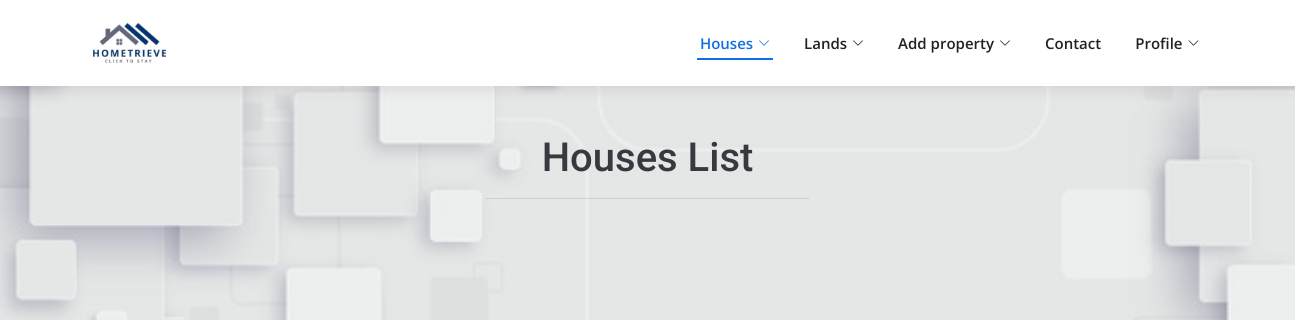
Before: /view_houses_buy.php (signed in) with the older database file.
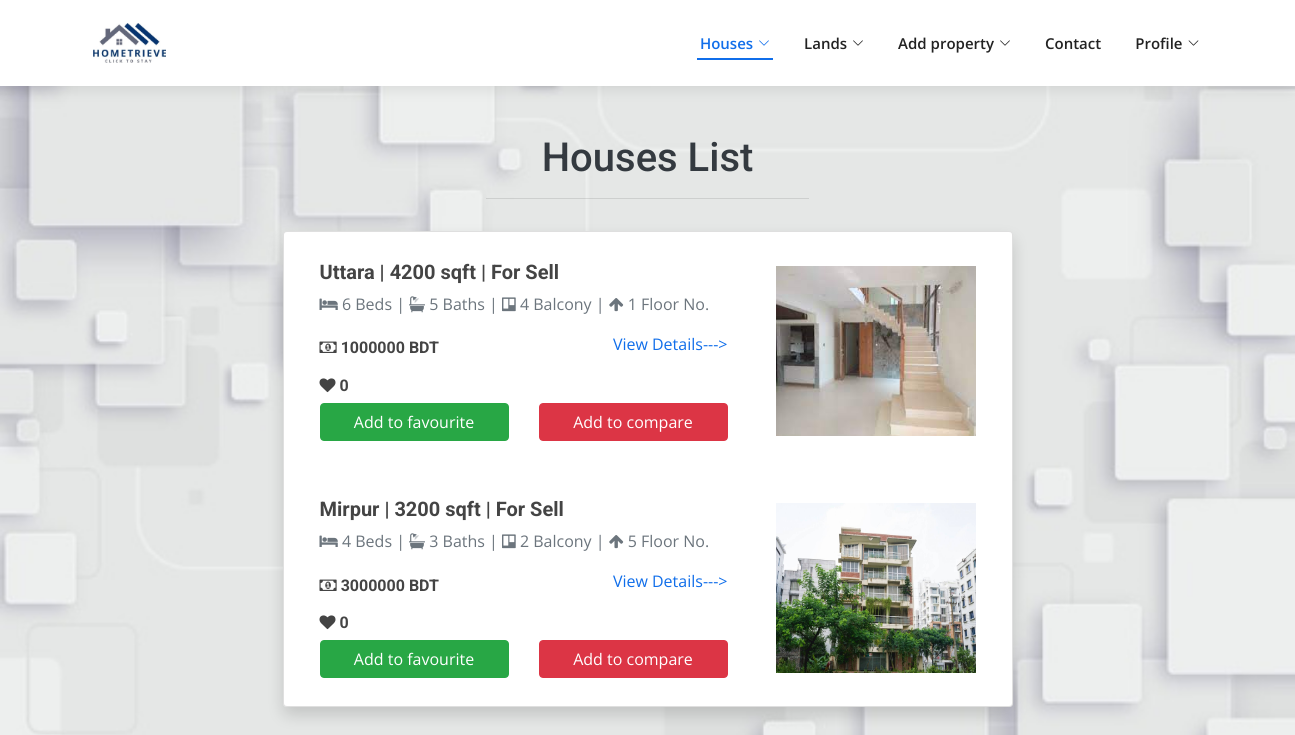
After: the same page with the newer database file.
### tables this page shows
CREATE TABLE `houses` (
  `id` int(6) NOT NULL,
  `user_id` int(6) NOT NULL,
  `owner_name` varchar(255) NOT NULL,
  `owner_email` varchar(255) NOT NULL,
  `owner_contact` varchar(255) NOT NULL,
  `purpose` varchar(255) NOT NULL,
  `type` varchar(255) NOT NULL,
  `location` varchar(255) NOT NULL,
  `address` varchar(255) NOT NULL,
  `area_size` varchar(255) NOT NULL,
  `price` varchar(255) NOT NULL,
  `floor_no` varchar(255) NOT NULL,
  `beds` int(5) NOT NULL,
  `baths` int(5) NOT NULL,
  `balcony` int(5) NOT NULL,
  `description` text NOT NULL,
  `tier` varchar(255) NOT NULL
);

CREATE TABLE `house_image` (
  `house_id` int(6) NOT NULL,
  `image` varchar(255) NOT NULL
);

### view_houses_buy.php (the view, shortened to what the changed rows need)
<?php
include 'connection.php';
$userid  = $_SESSION['userid'];
$sql = "SELECT * FROM houses WHERE purpose='For Sell'";
$result = mysqli_query($conn, $sql);
?>
<!DOCTYPE html>
<html lang="en" dir="ltr">
<head>
  <link rel="stylesheet" href="https://maxcdn.bootstrapcdn.com/bootstrap/4.5.2/css/bootstrap.min.css">
  <link rel="stylesheet" href="https://cdn.jsdelivr.net/npm/bootstrap-icons@1.4.1/font/bootstrap-icons.css">
  <link href="//maxcdn.bootstrapcdn.com/bootstrap/4.0.0/css/bootstrap.min.css" rel="stylesheet" id="bootstrap-css">
  <link rel="stylesheet" href="https://cdnjs.cloudflare.com/ajax/libs/font-awesome/4.7.0/css/font-awesome.min.css">
  <link href="css/style.css" rel="stylesheet">
</head>
<body>
  <h1 class="text-center text-dark text-capitalize pt-5">Houses List</h1>
  <div class="container">
    <div class="row mb-5">
      <div class="col-lg-8 mx-auto">
        <ul class="list-group shadow">
          <?php
          while ($row = mysqli_fetch_array($result)) {
          ?>
            <li class="list-group-item">
              <div class="media align-items-lg-center flex-column flex-lg-row p-3">
                <div class="media-body order-2 order-lg-1">
                  <h5><strong><?php echo $row['location']; ?> | <?php echo $row['area_size']; ?> sqft | <?php echo $row['purpose']; ?></strong></h5>
                  <p class="text-muted"><i class="fa fa-bed"> </i> <?php echo $row['beds']; ?> Beds | <i class="fa fa-bath"></i> <?php echo $row['baths']; ?> Baths | <i class="fa fa-trello"> </i> <?php echo $row['balcony']; ?> Balcony | <i class="fa fa-arrow-up"></i> <?php echo $row['floor_no']; ?> Floor No.</p>
                  <div class="d-flex align-items-center justify-content-between mt-1">
                    <h6><strong><i class="fa fa-money" aria-hidden="true"></i> <?php echo $row['price']; ?> BDT</strong></h6>
                    <?php
                    $dbid = $row['id'];
                    ?>
                    <p><a href="view_house_details.php?id=<?php echo $dbid ?>">View Details---></a></p>
                  </div>
                  <div class="d-flex align-items-center justify-content-between mt-1">
                  <?php
                      $h_id = $row['id'];
                      $sql = "SELECT COUNT(*)
                      FROM favorites
                      WHERE house_id='$h_id'";
                      $result1 = mysqli_query($conn, $sql);
                      $row1 = mysqli_fetch_array($result1);
                      $dbfav=$row1['COUNT(*)'];
                      ?>
                    <h6><strong><i class="fa fa-heart" aria-hidden="true"></i> <?php echo $dbfav ?></strong></h6>
                  </div>
                  <form method="POST">
                    <div class="row">
                      <?php
                      $h_id = $row['id'];
                      $sql = "SELECT house_id FROM favorites where user_id='$userid' AND house_id='$h_id'";
                      $result1 = mysqli_query($conn, $sql);
                      $row1 = mysqli_fetch_array($result1);
                      if ($row1 == NULL) {
                      ?>
                        <div class="col-md-6">
                          <button type="submit" name="favourite" class="btn btn-success btn-block"> Add to favourite </button>
                        </div>
                      <?php } else {
                      ?>
                        <div class="col-md-6">
                          <button type="submit" name="unfavourite" class="btn btn-success btn-block"><i class="fa fa-heart" aria-hidden="true"></i> Favourite </button>
                        </div>
                      <?php } ?>
                      <?php
                      $h_id = $row['id'];
                      $sql = "SELECT house_id FROM compare_list where user_id='$userid' AND house_id='$h_id'";
                      $result1 = mysqli_query($conn, $sql);
                      $row1 = mysqli_fetch_array($result1);
                      if ($row1 == NULL) {
                      ?>
                      <div class="col-md-6">
                        <button type="submit" name="compare" class="btn btn-danger btn-block"> Add to compare </button>
                      </div>
                      <?php } else {
                      ?>
                      <div class="col-md-6">
                        <button type="submit" name="uncompare" class="btn btn-danger btn-block"> <i class="fa fa-check-square-o" aria-hidden="true"></i> Compared already </button>
                      </div>
                      <?php } ?>
                    </div>
                  </form>
                </div>
                <?php
                $dbid = $row['id'];
                $sql = "SELECT image
                            FROM house_image
                            WHERE house_id='$dbid'";
                $result1 = mysqli_query($conn, $sql);
                $rows_img = mysqli_fetch_array($result1);
                ?>
                <img src="assets/uploads/<?php echo $rows_img['image']; ?>" alt="Generic placeholder image" width="200" class="ml-lg-5 order-1 order-lg-2">
              </div>
            </li>
          <?php } ?>
        </ul>
      </div>
    </div>
  </div>
</body>
</html>

Changed rows visible on the page:
added houses: location "Uttara", area_size "4200", purpose "For Sell", beds "6", baths "5", balcony "4", floor_no "1", price "1000000", dbfav "0", house_image.image (picture)
added houses: location "Mirpur", area_size "3200", purpose "For Sell", beds "4", baths "3", balcony "2", floor_no "5", price "3000000", dbfav "0", house_image.image (picture)
